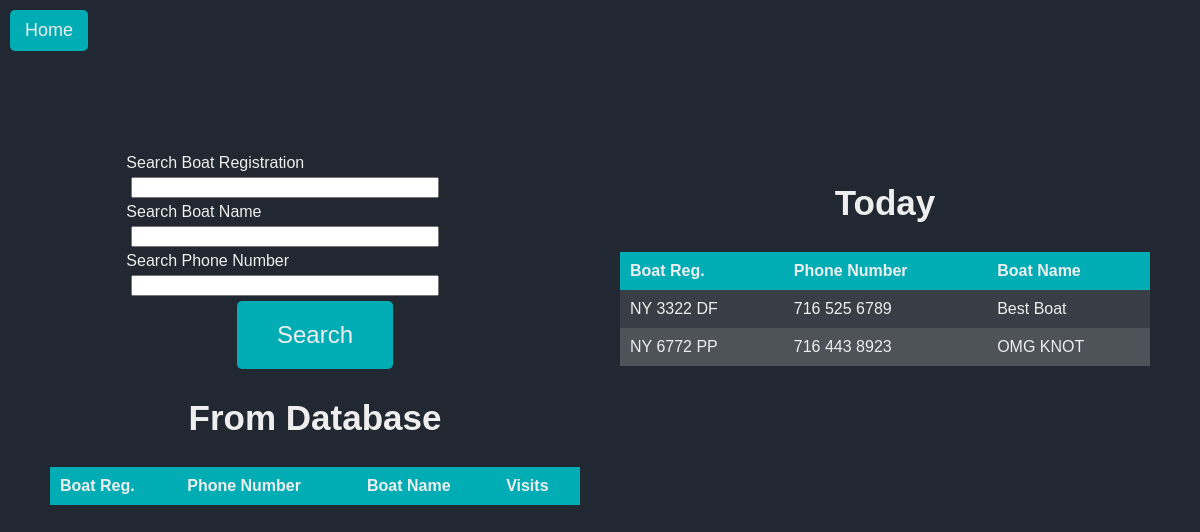
/search (signed in), run on an earlier commit of the app's database.
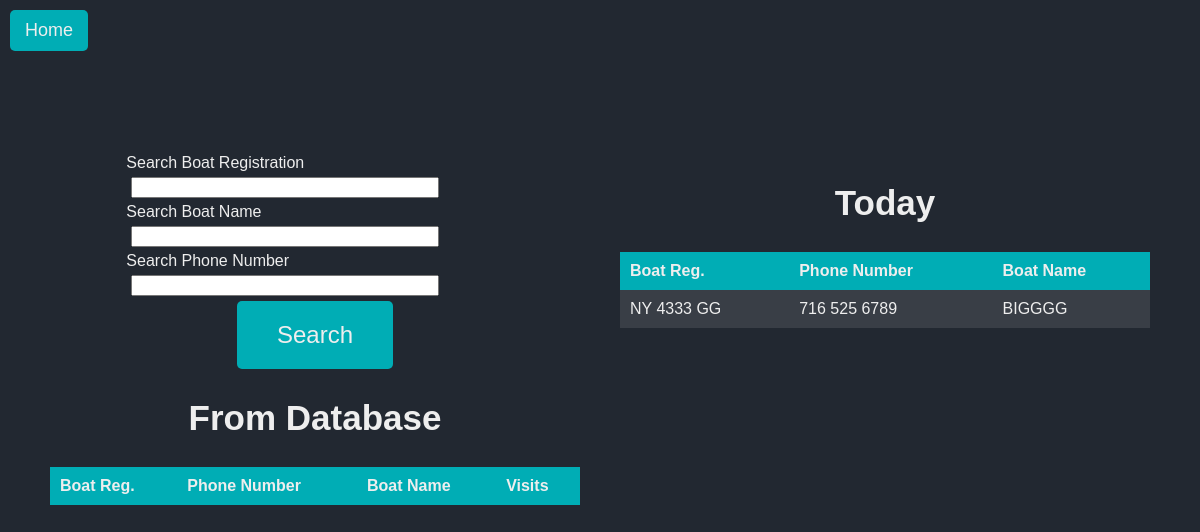
And on a later commit of the database.
### website/models.py (models this page shows)
class Boat(db.Model):
    id = db.Column(db.Integer, primary_key=True)
    boat_reg = db.Column(db.String(150), unique=True)
    sanitized_boat_reg = db.Column(db.String(150), unique=True)
    boat_name = db.Column(db.String(150))
    sanitized_boat_name = db.Column(db.String(150))
    phone_number = db.Column(db.String(150))
    sanitized_phone_number = db.Column(db.String(150))
    owner_name = db.Column(db.String(150))
    sanitized_owner_name = db.Column(db.String(150))
    boat_size = db.Column(db.Integer)
    email = db.Column(db.String(150))
    zipcode = db.Column(db.String(150))
    visits = db.relationship('Visit', backref='boat')
    current_boats_id = db.Column(db.Integer, db.ForeignKey('current_boats.id'))

### website/views.py (the view, shortened to what this page needs)
@views.route('/search', methods=['GET','POST'])
@login_required
def search():
    form = SearchForm()
    results = []
    resultsToday = []
    if CurrentBoats.query.first():
        resultsToday = CurrentBoats.query.first().boats.all()
        print(resultsToday)
    return render_template('search.html', form=form, boats=results, currentboats=resultsToday)

### website/forms.py
class SearchForm(FlaskForm):
    boat_reg = StringField('Search Boat Registration')
    boat_name = StringField('Search Boat Name')
    phone_number = StringField('Search Phone Number')
    submit = SubmitField('Submit')

### website/__init__.py (called while the page is built)
def create_app():
    app = Flask(__name__)
    app.config['SECRET_KEY'] = SECRET_KEY
    app.config['SQLALCHEMY_DATABASE_URI'] = f'sqlite:///{DB_NAME}'
    csrf = CSRFProtect(app)
    db.init_app(app)
    from .views import views
    from .auth import auth
    app.register_blueprint(views)
    app.register_blueprint(auth)
    from .models import User
    create_database(app)
    login_manager = LoginManager()
    login_manager.login_view = 'auth.login'
    login_manager.init_app(app)
    @login_manager.user_loader
    def load_user(id):
        return User.query.get(int(id))
    return app

### website/templates/search.html (shortened to what this page needs)
{% extends "base.html" %}
{%block head%}<a href="{{ url_for('views.home') }}"id="home-btn">Home</a>{%endblock%}
{%block styles%}static/search-styles.css{%endblock%}
{% block content%}
<div id="main-container">
  <div id="left-container" style="flex: 1;">
    <div id="search-container">
      <form method="POST" id="search">
        <div class="form-group">
          {{ form.boat_reg.label }}
          {{ form.boat_reg(class="form-control") }}
        </div>
        <div class="form-group">
          {{ form.boat_name.label }}
          {{ form.boat_name(class="form-control") }}
        </div>
        <div class="form-group">
          {{ form.phone_number.label }}
          {{ form.phone_number(class="form-control") }}
        </div>
        <div id="button-container">
          <button type="submit" class="btn btn-primary" id="login-btn" name="submit-button" value="search">Search</button>
        </div>
      </form>
    </div>
    <div id="table-container">
      <h2>From Database</h2>
      <table id="search-results">
        <thead>
          <tr>
            <th>Boat Reg.</th>
            <th>Phone Number</th>
            <th>Boat Name</th>
            <th>Visits</th>
          </tr>
        </thead>
      </table>
    </div>
  </div>
  <div id="right-container" style="flex: 1;">
    <div id="table-container">
      <h2>Today</h2>
      {%if currentboats%}
      <table id="current-boats">
        <thead>
          <tr>
            <th>Boat Reg.</th>
            <th>Phone Number</th>
            <th>Boat Name</th>
          </tr>
        </thead>
        <tbody>
          {% for boat in currentboats %}
          <tr class="clickable-row" data-href="{{ url_for('views.log_boat', boat_reg=boat.boat_reg, boat_name=boat.boat_name, phone_number=boat.phone_number,  id=boat.id) }}">
            <td>{{ boat.boat_reg }}</td>
            <td>{{ boat.phone_number }}</td>
            <td>{{ boat.boat_name }}</td>
          </tr>
          {% endfor %}
        </tbody>
      </table>
      {% else %}
      <div id="button-container">
            <button type="submit" form="search" class="btn btn-primary" id="login-btn" name="submit-button" value="add">Add New Boat</button>
      </div>
      {%endif%}
    </div>
  </div>
</div>
{%endblock%}

What changed in the data, as far as the page shows it:
removed Boat: boat_reg "NY 6772 PP", phone_number "716 443 8923", boat_name "OMG KNOT"
changed Boat: boat_reg "NY 3322 DF" → "NY 4333 GG"; boat_name "Best Boat" → "BIGGGG"
